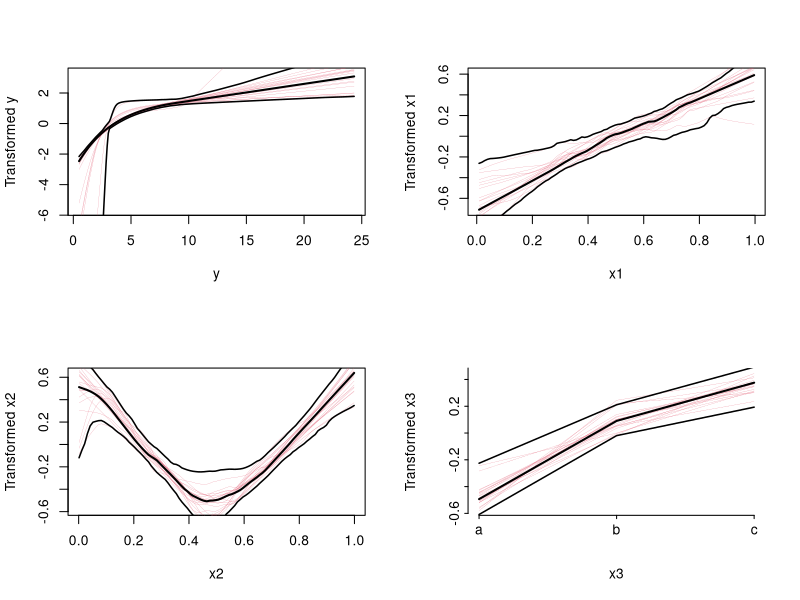
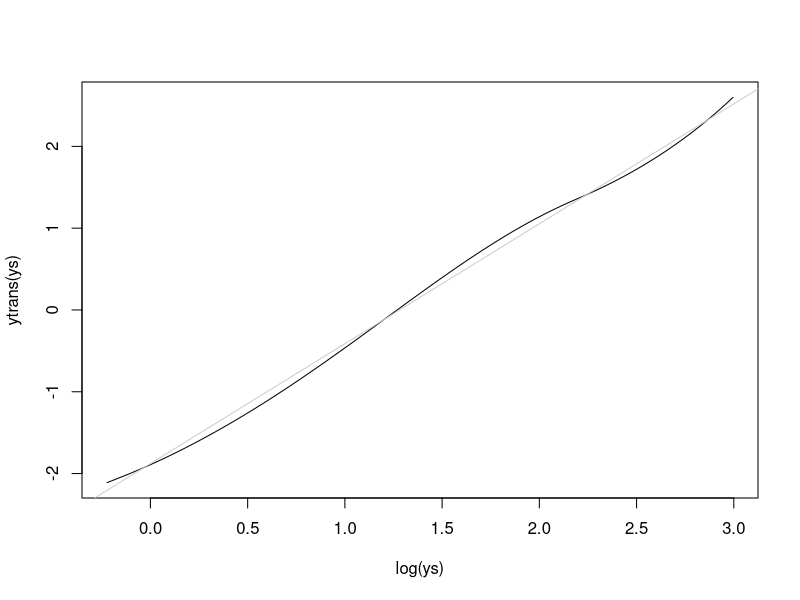

Source code (R) for these figures, in order: (Note: this script raises an error after producing the figures.)
# http://biostat.mc.vanderbilt.edu/wiki/Main/RmS

## ----echo=FALSE----------------------------------------------------------
require(Hmisc)
knitrSet('areg')

## ----eval=FALSE----------------------------------------------------------
## f <- areg.boot(Y ~ monotone(age) +
##                sex + weight + I(blood.pressure))
## 
## plot(f)       #show transformations, CLs
## Function(f)   #generate S functions
##               #defining transformations
## predict(f)    #get predictions, smearing estimates
## summary(f)    #compute CLs on effects of each X
## smearingEst() #generalized smearing estimators
## Mean(f)       #derive S function to
##               #compute smearing mean Y
## Quantile(f)   #derive function to compute smearing quantile
## 

## ----sim,results='asis'--------------------------------------------------
require(rms)
set.seed(7)
n <- 400
x1 <- runif(n)
x2 <- runif(n)
x3 <- factor(sample(c('a','b','c'), n, TRUE))
y  <- exp(x1 + 2*abs(x2 - .5) + .3*(x3=='b') + .5*(x3=='c') +
          .5*rnorm(n))
# For reference fit appropriate OLS model
print(ols(log(y) ~ x1 + rcs(x2, 5) + x3), coefs=FALSE,
      latex=TRUE)

## ----aregboot,results='hide'---------------------------------------------
f  <- areg.boot(y ~ x1 + x2 + x3, method='avas', B=300)

## ----pareg---------------------------------------------------------------
f

## ----trans,mfrow=c(2,2),h=4,w=5,ps=10,cap='\\fu{avas} transformations: overall estimates, pointwise $0.95$ confidence bands, and $20$ bootstrap estimates (red lines).',scap='Transformations estimated by \\fu{avas}'----
plot(f, boot=20) # Figure (*\ref{fig:areg-trans}*)

## ----ytrans,w=3,h=2,bty='l',cap='Checking estimated against optimal transformation'----
ys <- seq(.8, 20, length=200)
ytrans <- Function(f)$y   # Function outputs all transforms
plot(log(ys), ytrans(ys), type='l')   # Figure (*\ref{fig:areg-ytrans}*)
abline(lm(ytrans(ys) ~ log(ys)), col=gray(.8))

## ------------------------------------------------------------------------
summary(f, values=list(x1=c(.2, .8), x2=c(.1, .5)))

## ----pred,h=3.5,w=4.75,cap='Predicted median (left panel) and mean (right panel) \\co{y} as a function of \\co{x2} and \\co{x3}.  True population values are shown in gray.',scap='Predicted \\co{y} as a function of \\co{x2} and \\co{x3}'----
newdat <- expand.grid(x2=seq(.05, .95, length=200), 
                      x3=c('a','b','c'), x1=.5,
                      statistic=c('median','mean'))
yhat <- c(predict(f, subset(newdat, statistic=='median'),
                  statistic='median'),
          predict(f, subset(newdat, statistic=='mean'),
                  statistic='mean'))
newdat <-
  upData(newdat,
         lp = x1 + 2*abs(x2 - .5) + .3*(x3=='b') +
              .5*(x3=='c'),
         ytrue = ifelse(statistic=='median', exp(lp),
           exp(lp + 0.5*(0.5^2))), pr=FALSE)

# Use Hmisc function xYplot to produce Figure (*\ref{fig:areg-pred}*)
xYplot(yhat ~ x2 | statistic, groups=x3,
       data=newdat, type='l', col=1,
       ylab=expression(hat(y)),
       panel=function(...) {
         panel.xYplot(...)
         dat <- subset(newdat,
           statistic==c('median','mean')[current.column()])
         for(w in c('a','b','c')) 
           with(subset(dat, x3==w),
                llines(x2, ytrue, col=gray(.7), lwd=1.5))
       }
     )
